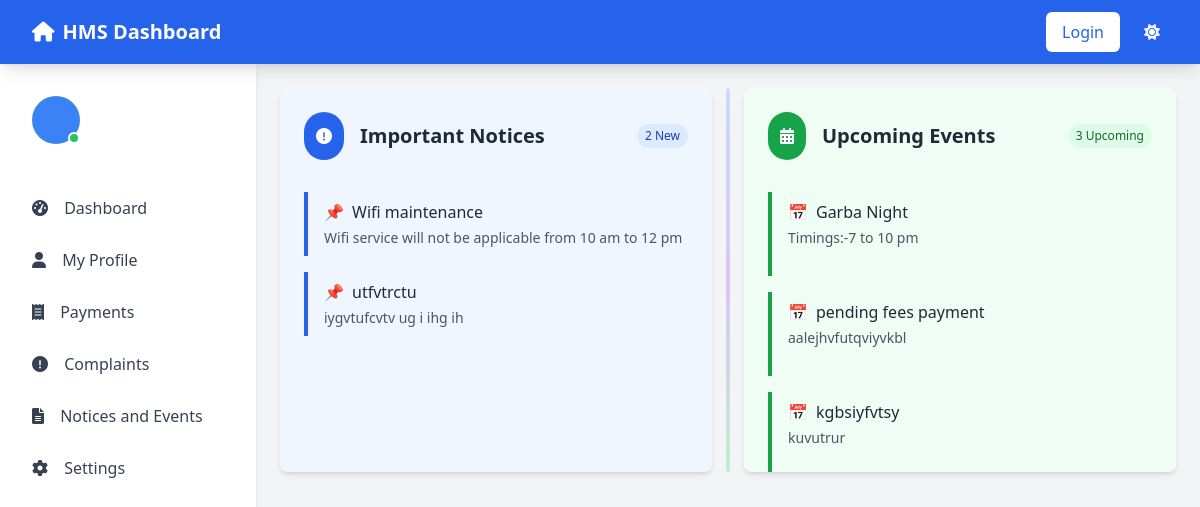
/documents/, run on the app's committed database.
### news/models.py (models this page shows)
class Notice(models.Model):
    notice_title = models.CharField(max_length=50)
    notice_desc = HTMLField()

class Events(models.Model):
    event_title = models.CharField(max_length=50)
    event_desc =  HTMLField()

### HMS/views.py (the view)
# urls.py: path('documents/', views.documents, name='documents'),
def documents(request):
    Eventdata = Events.objects.all()[:6]
    Noticedata = Notice.objects.all()[:6]
    context = {
        'Noticedata': Noticedata,
        'Eventdata': Eventdata,
    }
    return render(request, 'dashboard/documents.html',context)

### templates/dashboard/documents.html (shortened to what this page needs)
{% extends "dashboard/base.html" %}
{% block content %}
<div class="relative flex flex-col md:flex-row gap-0 md:gap-8 items-stretch">
    <div class="hidden md:block absolute left-1/2 top-0 bottom-0 w-1 transform -translate-x-1/2">
        <div class="h-full w-full bg-gradient-to-b from-blue-400 via-purple-500 to-green-400 opacity-30 animate-pulse rounded-full"></div>
    </div>
    <div class="group bg-blue-50 dark:bg-dark-800 rounded-lg shadow-md p-6 fade-in h-96 overflow-y-auto w-full md:w-1/2 hover:shadow-lg transition-all duration-300 hover:-translate-y-1 z-10">
        <div class="flex items-center mb-4 top-0 bg-blue-50 dark:bg-dark-800 pb-4 z-10 sticky">
            <div class="bg-blue-600 text-white p-3 rounded-full mr-4 group-hover:rotate-12 transition-transform">
                <i class="fas fa-exclamation-circle"></i>
            </div>
            <h3 class="text-xl font-semibold text-gray-800 dark:text-white">Important Notices</h3>
            <span class="ml-auto bg-blue-100 dark:bg-blue-900 text-blue-800 dark:text-blue-200 text-xs px-2 py-1 rounded-full animate-pulse">
                {{ Noticedata|length }} New
            </span>
        </div>
        <div class="space-y-4">
            {% for i in Noticedata %}
            <div class="border-l-4 border-blue-600 pl-4 py-2 hover:bg-blue-100 dark:hover:bg-dark-700 rounded-r transition-colors cursor-pointer">
                <h4 class="font-medium text-gray-800 dark:text-white flex items-center">
                    <span class="mr-2">📌</span>
                    {{i.notice_title}}
                </h4>
                <div class="text-sm text-gray-600 dark:text-gray-300 mt-1">
                    {{ i.notice_desc|safe }}
                </div>
            </div>
            {% endfor %}
        </div>
    </div>
    <div class="group bg-green-50 dark:bg-dark-800 rounded-lg shadow-md p-6 fade-in h-96 overflow-y-auto w-full md:w-1/2 hover:shadow-lg transition-all duration-300 hover:-translate-y-1 z-10" style="transition-delay: 0.2s;">
        <div class="flex items-center mb-4 top-0 bg-green-50 dark:bg-dark-800 pb-4 z-10 sticky">
            <div class="bg-green-600 text-white p-3 rounded-full mr-4 group-hover:rotate-12 transition-transform">
                <i class="fas fa-calendar-alt"></i>
            </div>
            <h3 class="text-xl font-semibold text-gray-800 dark:text-white">Upcoming Events</h3>
            <span class="ml-auto bg-green-100 dark:bg-green-900 text-green-800 dark:text-green-200 text-xs px-2 py-1 rounded-full animate-pulse">
                {{ Eventdata|length }} Upcoming
            </span>
        </div>
        <div class="space-y-4">
            {% for i in Eventdata %}
            <div class="border-l-4 border-green-600 pl-4 py-2 hover:bg-green-100 dark:hover:bg-dark-700 rounded-r transition-colors cursor-pointer">
                <h4 class="font-medium text-gray-800 dark:text-white flex items-center">
                    <span class="mr-2">📅</span>
                    {{i.event_title}}
                </h4>
                <div class="text-sm text-gray-600 dark:text-gray-300 mt-1">
                    {{ i.event_desc|safe }}
                </div>
            </div>
            {% endfor %}
        </div>
    </div>
</div>
{% endblock %}

### templates/dashboard/base.html (shortened to what this page needs)
<!DOCTYPE html>
<html lang="en">
<head>
    <script src="https://cdn.tailwindcss.com"></script>
    <link rel="stylesheet" href="https://cdnjs.cloudflare.com/ajax/libs/font-awesome/6.0.0/css/all.min.css">
</head>
<body class="bg-gray-100 dark:bg-dark-800">
    <nav class="bg-blue-600 text-white sticky top-0 z-[100] shadow-lg">
        <div class="max-w-7xl mx-auto px-4 sm:px-6 lg:px-8">
            <div class="flex justify-between items-center h-16">
                <div class="flex items-center">
                    <div class="flex-shrink-0">
                        <a href="{% url 'dashboard' %}" class="text-xl font-bold flex items-center">
                            <i class="fas fa-home mr-2"></i>
                            HMS Dashboard
                        </a>
                    </div>
                </div>
                <div class="hidden md:flex space-x-4 items-center">
                    {% if user.is_authenticated %}
                        <span class="px-3 py-2">Welcome, {{ user.username }}</span>
                        <a href="{% url 'logout' %}" class="bg-white text-blue-600 px-4 py-2 rounded-md font-medium hover:bg-blue-100 transition">Logout</a>
                    {% else %}
                        <a href="{% url 'login' %}" class="bg-white text-blue-600 px-4 py-2 rounded-md font-medium hover:bg-blue-100 transition">Login</a>
                    {% endif %}
                    <button id="theme-toggle" class="p-2 rounded-full focus:outline-none">
                        <i class="fas fa-sun text-white block dark:hidden" id="theme-icon-light"></i>
                    </button>
                </div>
            </div>
        </div>
    </nav>
    <div class="flex">
        <div class="sidebar w-64 bg-white dark:bg-dark-700 h-screen sticky top-16 shadow-md md:block">
            <div class="p-4">
                <div class="flex items-center space-x-4 p-4 mb-6">
                    <div class="relative">
                        {% if profile and profile.user_image %}
                            <img src="{{ profile.user_image.url }}" alt="Profile" class="w-12 h-12 rounded-full object-cover">
                        {% else %}
                            <div class="w-12 h-12 rounded-full bg-blue-500 flex items-center justify-center text-white text-xl">
                            </div>
                        {% endif %}
                        <span class="absolute bottom-0 right-0 w-3 h-3 bg-green-500 rounded-full border-2 border-white dark:border-dark-700"></span>
                    </div>
                </div>
                <nav class="space-y-1">
                    <a href="{% url 'dashboard' %}" class="block px-4 py-3 text-gray-700 dark:text-gray-300 hover:bg-gray-100 dark:hover:bg-dark-600 rounded-md transition {% if request.path == '/dashboard/' %}active-nav-item{% endif %}">
                        <i class="fas fa-tachometer-alt mr-3"></i> Dashboard
                    </a>
                    <a href="{% url 'profile' %}" class="block px-4 py-3 text-gray-700 dark:text-gray-300 hover:bg-gray-100 dark:hover:bg-dark-600 rounded-md transition {% if request.path == '/profile/' %}active-nav-item{% endif %}">
                        <i class="fas fa-user mr-3"></i> My Profile
                    </a>
                    <a href="{% url 'payments' %}" class="block px-4 py-3 text-gray-700 dark:text-gray-300 hover:bg-gray-100 dark:hover:bg-dark-600 rounded-md transition {% if request.path == '/payments/' %}active-nav-item{% endif %}">
                        <i class="fas fa-receipt mr-3"></i> Payments
                    </a>
                    <a href="{% url 'complaints' %}" class="block px-4 py-3 text-gray-700 dark:text-gray-300 hover:bg-gray-100 dark:hover:bg-dark-600 rounded-md transition {% if request.path == '/complaints/' %}active-nav-item{% endif %}">
                        <i class="fas fa-exclamation-circle mr-3"></i> Complaints
                    </a>
                    <a href="/documents" class="block px-4 py-3 text-gray-700 dark:text-gray-300 hover:bg-gray-100 dark:hover:bg-dark-600 rounded-md transition">
                        <i class="fas fa-file-alt mr-3"></i> Notices and Events
                    </a>
                    <a href="{% url 'settings' %}" class="block px-4 py-3 text-gray-700 dark:text-gray-300 hover:bg-gray-100 dark:hover:bg-dark-600 rounded-md transition {% if request.path == '/settings/' %}active-nav-item{% endif %}">
                        <i class="fas fa-cog mr-3"></i> Settings
                    </a>
                </nav>
            </div>
        </div>
        <div class="flex-1 p-6">
            {% block content %}
            {% endblock %}
        </div>
    </div>
</body>
</html>

### templates/dashboard/base.html (style rules this page uses)
.sidebar { transition: all 0.3s ease; }

### data on the page
Notice: notice_title "Wifi maintenance", notice_desc "Wifi service will not be applicable from 10 am to 12 pm"
Notice: notice_title "utfvtrctu", notice_desc "iygvtufcvtv ug i ihg ih"
Events: event_title "Garba Night", event_desc "Timings:-7 to 10 pm"
Events: event_title "pending fees payment", event_desc "aalejhvfutqviyvkbl"
Events: event_title "kgbsiyfvtsy", event_desc "kuvutrur"

### other printed values
{{ Noticedata|length }} "2"
{{ Eventdata|length }} "3"
